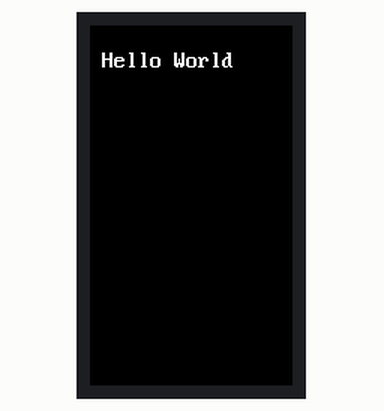
Bench run of a sketch on a simulated ESP32. Shown: 135×240 colour display.

Above: at 0.2 s.
At 1.2 s:
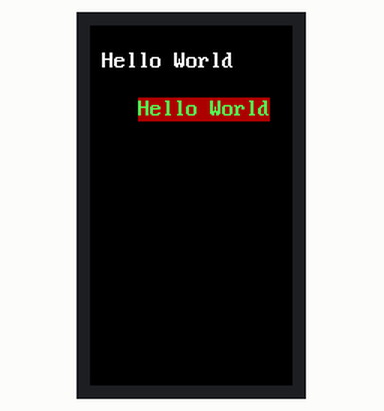
At 2.2 s:
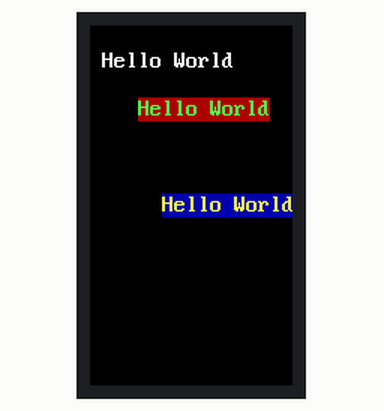
At 3.3 s:
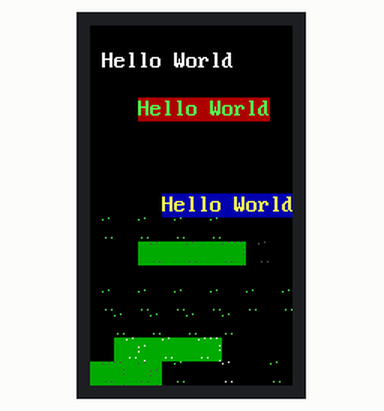

The sketch:

ESP_ANSI_Art.ino
```cpp
/*
 *  Simple sample code
 *  For the ESP_ANSI_Art github repo -> https://github.com/N0NameN0/ESP_ANSI_Art
 *  Author : NoNameNo AKA Antoine Santo 2021
 */

#include <TFT_eSPI.h>
#include "font.h"


TFT_eSPI tft = TFT_eSPI();


uint bgcol=ANSI_0;
uint ftcol=ANSI_F;
uint POSX=1;
uint POSY=1;


void setup() {
  tft.init();
  tft.fillScreen(ANSI_0);
  ANSIPOS(2,2);
  PRINT("Hello World");
  delay(1000);

  ANSIPOS(5,4);
  PRINT("@X4AHello World");  // Will output Bright Green on Red
  delay(1000);

  ANSIPOS(7,8);
  PRINT("@X1EHello World");  // Will output Bright Yellow on Bleu
  delay(1000);

  ANSIPOS(1,9);
  PRINTLN("@X0A███▀      ███       @X28██▓@X08▀▀▀@X28▓█@X08▄");
  PRINTLN("@X0A███▀▀▀██▄ ███▀▀     @X28██▒@X0F █ @X2F▒█▓");
  PRINTLN("@X28▓▒@X0A█ @X0F█ @X0A█@X2A▒░@X08 @X28▓▒@X0A█ @X0F█ @X0A▄▄▄ @X28█▓░@X0F █ @X2F░▓▒");
  PRINTLN("@X28█▓░@X0F █ @X2F░▓▒@X08 @X28█▓░@X0F █ @X2F░▓▒@X08 @X28▓▒@X0A█ @X0F█ @X0A▄▄▄");
  PRINTLN("@X28██▒@X0F █ @X2F▒█▓@X08 @X28██▒@X0F █ @X2F▒█▓@X08 @X0A███ @X0F█ @X0A███");
  PRINTLN("@X28██▓@X08▄▄▄@X28▓█@X08▀ @X28██▓@X08▄▄▄@X28▓█@X08▀ @X0A▀██▄▄▄██▀");

}


void loop() {
  delay(500);
}


/*==========================================================================================
*
* ESP_ANSI_Art functions under this line ;) ;)
*
==========================================================================================*/


void PRINTLN(char* s){
  PRINT(s);
  POSX=1;
  POSY++;
}

void ANSIPOS( int x, int y){
  POSX=x;
  POSY=y;
}


void PRINT(char* s){
  char curchar;

  for(int i=0;i<strlen(s);i++){
    if(s[i] == '@' && s[i+1]== 'X'){
      switch(s[i+2]){
        case 0x30 : bgcol = ANSI_0; break;
        case 0x31 : bgcol = ANSI_1; break;
        case 0x32 : bgcol = ANSI_2; break;
        case 0x33 : bgcol = ANSI_3; break;
        case 0x34 : bgcol = ANSI_4; break;
        case 0x35 : bgcol = ANSI_5; break;
        case 0x36 : bgcol = ANSI_6; break;
        case 0x37 : bgcol = ANSI_7; break;
      }
      switch(s[i+3]){
        case 0x30 : ftcol = ANSI_0; i+=3; break;
        case 0x31 : ftcol = ANSI_1; i+=3; break;
        case 0x32 : ftcol = ANSI_2; i+=3; break;
        case 0x33 : ftcol = ANSI_3; i+=3; break;
        case 0x34 : ftcol = ANSI_4; i+=3; break;
        case 0x35 : ftcol = ANSI_5; i+=3; break;
        case 0x36 : ftcol = ANSI_6; i+=3; break;
        case 0x37 : ftcol = ANSI_7; i+=3; break;
        case 0x38 : ftcol = ANSI_8; i+=3; break;
        case 0x39 : ftcol = ANSI_9; i+=3; break;
        case 0x41 : ftcol = ANSI_A; i+=3; break;
        case 0x42 : ftcol = ANSI_B; i+=3; break;
        case 0x43 : ftcol = ANSI_C; i+=3; break;
        case 0x44 : ftcol = ANSI_D; i+=3; break;
        case 0x45 : ftcol = ANSI_E; i+=3; break;
        case 0x46 : ftcol = ANSI_F; i+=3; break;
      }
    }
    else{
      switch(s[i]){
        case 0xC2:
          switch(s[i+1]){
            case 0xA1: curchar = 173; i++; break; // ¡
            case 0xA2: curchar = 155; i++; break; // ¢
            case 0xA3: curchar = 156; i++; break; // £
            case 0xA5: curchar = 157; i++; break; // ¥
            case 0xAA: curchar = 166; i++; break; // ª
            case 0xAB: curchar = 174; i++; break; // «
            case 0xAC: curchar = 170; i++; break; // ¬
            case 0xB0: curchar = 248; i++; break; // °
            case 0xB1: curchar = 241; i++; break; // ±
            case 0xB2: curchar = 253; i++; break; // ²
            case 0xB5: curchar = 230; i++; break; // µ
            case 0xB7: curchar = 250; i++; break; // ·
            case 0xBA: curchar = 167; i++; break; // º
            case 0xBB: curchar = 175; i++; break; // »
            case 0xBC: curchar = 172; i++; break; // ¼
            case 0xBD: curchar = 171; i++; break; // ½
            case 0xBF: curchar = 168; i++; break; // ¿
          }
          break;
        case 0xC3:
          switch(s[i+1]){
            case 0x84: curchar = 142; i++; break; // Ä
            case 0x85: curchar = 143; i++; break; // Å
            case 0x86: curchar = 146; i++; break; // Æ
            case 0x87: curchar = 128; i++; break; // Ç
            case 0x89: curchar = 144; i++; break; // É
            case 0x91: curchar = 165; i++; break; // Ñ
            case 0x96: curchar = 153; i++; break; // Ö
            case 0x9C: curchar = 154; i++; break; // Ü
            case 0x9F: curchar = 225; i++; break; // ß
            case 0xA0: curchar = 133; i++; break; // à
            case 0xA1: curchar = 160; i++; break; // á
            case 0xA2: curchar = 131; i++; break; // â
            case 0xA4: curchar = 132; i++; break; // ä
            case 0xA5: curchar = 134; i++; break; // å
            case 0xA6: curchar = 145; i++; break; // æ
            case 0xA7: curchar = 135; i++; break; // ç
            case 0xA8: curchar = 138; i++; break; // è
            case 0xA9: curchar = 130; i++; break; // é
            case 0xAA: curchar = 136; i++; break; // ê
            case 0xAB: curchar = 137; i++; break; // ë
            case 0xAC: curchar = 141; i++; break; // ì
            case 0xAD: curchar = 161; i++; break; // í
            case 0xAE: curchar = 140; i++; break; // î
            case 0xAF: curchar = 139; i++; break; // ï
            case 0xB1: curchar = 164; i++; break; // ñ
            case 0xB2: curchar = 149; i++; break; // ò
            case 0xB3: curchar = 162; i++; break; // ó
            case 0xB4: curchar = 147; i++; break; // ô
            case 0xB6: curchar = 148; i++; break; // ö
            case 0xB7: curchar = 246; i++; break; // ÷
            case 0xB9: curchar = 151; i++; break; // ù
            case 0xBA: curchar = 163; i++; break; // ú
            case 0xBB: curchar = 150; i++; break; // û
            case 0xBC: curchar = 129; i++; break; // ü
            case 0xBF: curchar = 152; i++; break; // ÿ
          }
          break;
        case 0xC6:
          switch(s[i+1]){
            case 0x92: curchar = 159; i++; break; // ƒ
          }
          break;
        case 0xCE:
          switch(s[i+1]){
            case 0x93: curchar = 226; i++; break; // Γ
            case 0x98: curchar = 233; i++; break; // Θ
            case 0xA3: curchar = 228; i++; break; // Σ
            case 0xA6: curchar = 232; i++; break; // Φ
            case 0xA9: curchar = 234; i++; break; // Ω
            case 0xB1: curchar = 224; i++; break; // α
            case 0xB4: curchar = 235; i++; break; // δ
            case 0xB5: curchar = 238; i++; break; // ε
          }
          break;
        case 0xCF:
          switch(s[i+1]){
            case 0x80: curchar = 227; i++; break; // π
            case 0x83: curchar = 229; i++; break; // σ
            case 0x84: curchar = 231; i++; break; // τ
            case 0x86: curchar = 237; i++; break; // φ
          }
          break;
        case 0xE2:
          switch(s[i+1]){
            case 0x81:
              switch(s[i+2]){
                case 0xBF: curchar = 252; i+=2; break; // ⁿ
              }
              break;
            case 0x82:
              switch(s[i+2]){
                case 0xA7: curchar = 158; i+=2; break; // ₧
              }
              break;
            case 0x88:
              switch(s[i+2]){
                case 0x99: curchar = 249; i+=2;break; // ∙
                case 0x9A: curchar = 251; i+=2;break; // √
                case 0x9E: curchar = 236; i+=2;break; // ∞
                case 0xA9: curchar = 239; i+=2;break; // ∩
              }
              break;
            case 0x89:
              switch(s[i+2]){
                case 0x88: curchar = 247; i+=2;break; // ≈
                case 0xA1: curchar = 240; i+=2;break; // ≡
                case 0xA4: curchar = 243; i+=2;break; // ≤
                case 0xA5: curchar = 242; i+=2;break; // ≥
              }
              break;
            case 0x8C:
              switch(s[i+2]){
                case 0x90: curchar = 169; i+=2;break; // ⌐
                case 0xA0: curchar = 244; i+=2;break; // ⌠
                case 0xA1: curchar = 245; i+=2;break; // ⌡
              }
              break;
            case 0x94:
              switch(s[i+2]){
                case 0x80: curchar = 196; i+=2;break; // ─
                case 0x82: curchar = 179; i+=2;break; // │
                case 0x8C: curchar = 218; i+=2;break; // ┌
                case 0x90: curchar = 191; i+=2;break; // ┐
                case 0x94: curchar = 192; i+=2;break; // └
                case 0x98: curchar = 217; i+=2;break; // ┘
                case 0x9C: curchar = 195; i+=2;break; // ├
                case 0xA4: curchar = 180; i+=2;break; // ┤
                case 0xAC: curchar = 194; i+=2;break; // ┬
                case 0xB4: curchar = 193; i+=2;break; // ┴
                case 0xBC: curchar = 197; i+=2;break; // ┼
              }
              break;
            case 0x95:
              switch(s[i+2]){
                case 0x90: curchar = 205; i+=2;break; // ═
                case 0x91: curchar = 186; i+=2;break; // ║
                case 0x92: curchar = 213; i+=2;break; // ╒
                case 0x93: curchar = 214; i+=2;break; // ╓
                case 0x94: curchar = 201; i+=2;break; // ╔
                case 0x95: curchar = 184; i+=2;break; // ╕
                case 0x96: curchar = 183; i+=2;break; // ╖
                case 0x97: curchar = 187; i+=2;break; // ╗
                case 0x98: curchar = 212; i+=2;break; // ╘
                case 0x99: curchar = 211; i+=2;break; // ╙
                case 0x9A: curchar = 200; i+=2;break; // ╚
                case 0x9B: curchar = 190; i+=2;break; // ╛
                case 0x9C: curchar = 189; i+=2;break; // ╜
                case 0x9D: curchar = 188; i+=2;break; // ╝
                case 0x9E: curchar = 198; i+=2;break; // ╞
                case 0x9F: curchar = 199; i+=2;break; // ╟
                case 0xA0: curchar = 204; i+=2;break; // ╠
                case 0xA1: curchar = 181; i+=2;break; // ╡
                case 0xA2: curchar = 182; i+=2;break; // ╢
                case 0xA3: curchar = 185; i+=2;break; // ╣
                case 0xA4: curchar = 209; i+=2;break; // ╤
                case 0xA5: curchar = 210; i+=2;break; // ╥
                case 0xA6: curchar = 203; i+=2;break; // ╦
                case 0xA7: curchar = 207; i+=2;break; // ╧
                case 0xA8: curchar = 208; i+=2;break; // ╨
                case 0xA9: curchar = 202; i+=2;break; // ╩
                case 0xAA: curchar = 216; i+=2;break; // ╪
                case 0xAB: curchar = 215; i+=2;break; // ╫
                case 0xAC: curchar = 206; i+=2;break; // ╬
              }
              break;
            case 0x96:
              switch(s[i+2]){
                case 0x80: curchar = 223; i+=2;break; // ▀
                case 0x84: curchar = 220; i+=2;break; // ▄
                case 0x88: curchar = 219; i+=2;break; // █
                case 0x8C: curchar = 221; i+=2;break; // ▌
                case 0x90: curchar = 222; i+=2;break; // ▐
                case 0x91: curchar = 176; i+=2;break; // ░
                case 0x92: curchar = 177; i+=2;break; // ▒
                case 0x93: curchar = 178; i+=2;break; // ▓
                case 0xA0: curchar = 254; i+=2;break; // ■
              }
              break;
          }
          break;
        default: curchar=s[i]; break;
      }
      PRINTCHAR(curchar);
    }
  }
}

void PRINTCHAR(char c){
  int idx=0;
    tft.fillRect((POSX-1)*8, (POSY-1)*16, 8, 16, bgcol);
    idx = 8*16*c;
    for (int y = 0; y <16; y++){
      for (int x = 0; x <8; x++){
       if(myFont[idx]==1)
        tft.drawPixel(x+(POSX-1)*8, y+(POSY-1)*16,ftcol);
        idx++;
      }
    }
    POSX++;
    if(POSX>30){
      POSX=1;
      POSY++;
    }
}
```

Source omitted: font.h (data table, 87211 bytes)

Measured:
- what the display in image 1 shows lasts 1.0 s, from 1.2 s to 2.2 s
